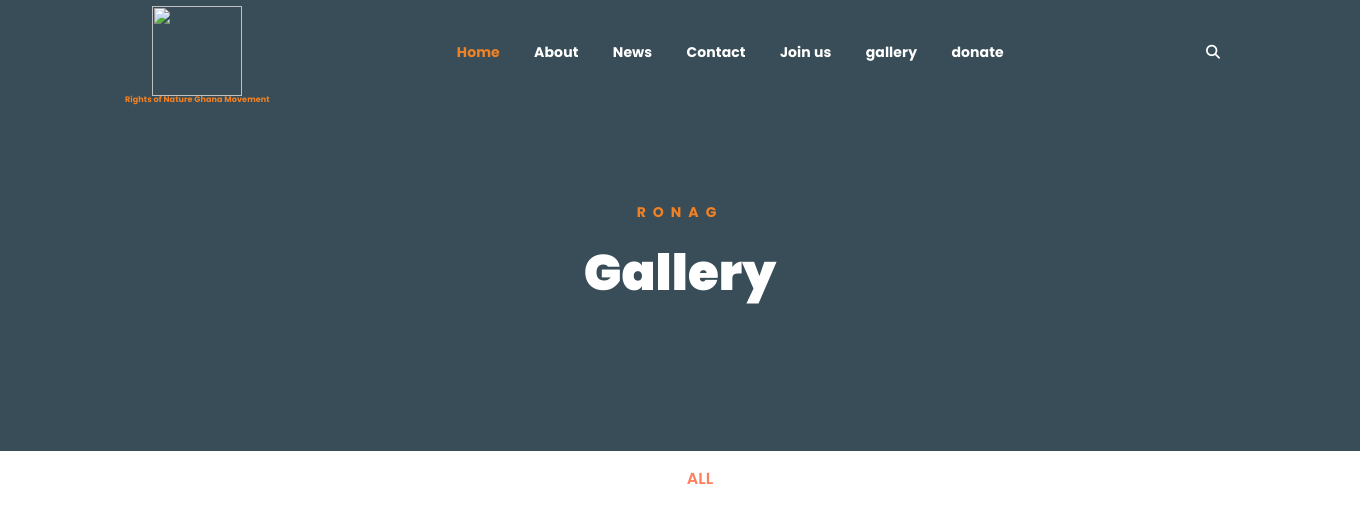
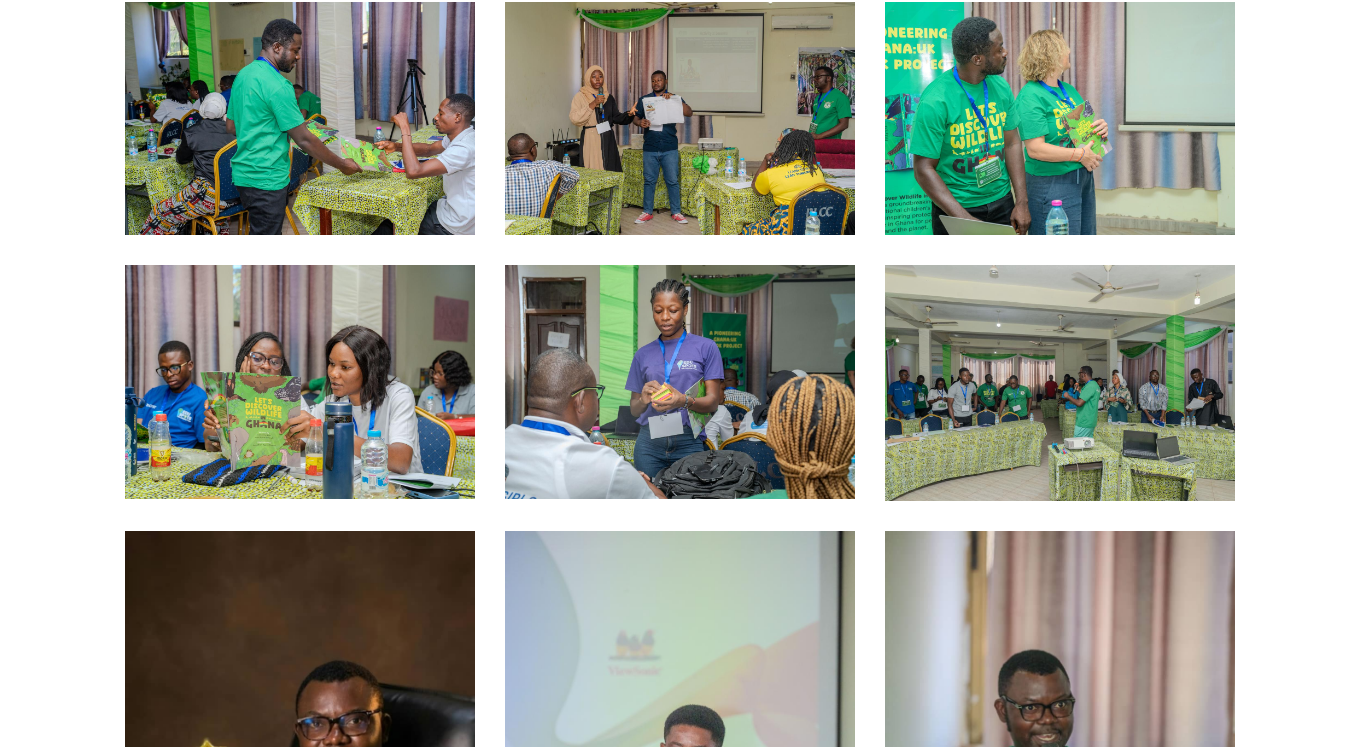
The page /gallery (upper part) on the database as committed earlier (2 pictures, top to bottom).
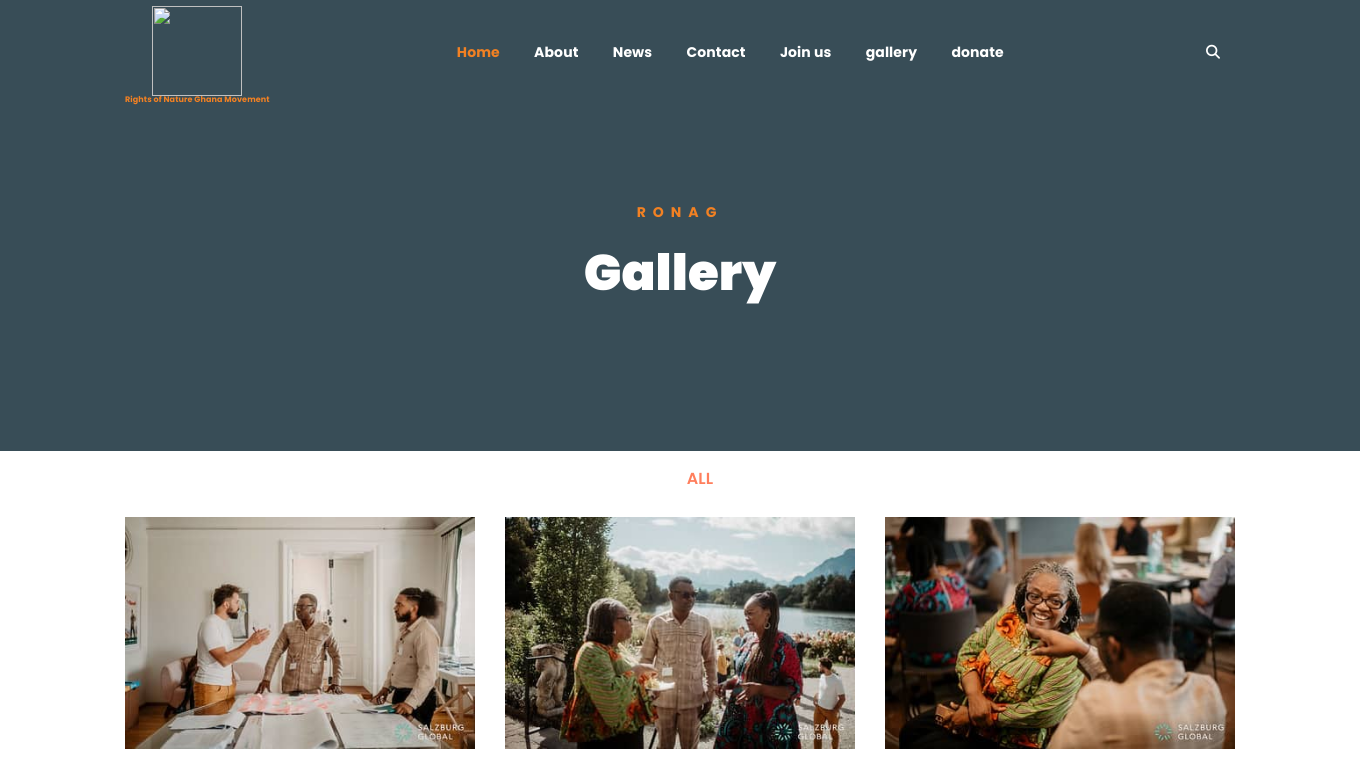
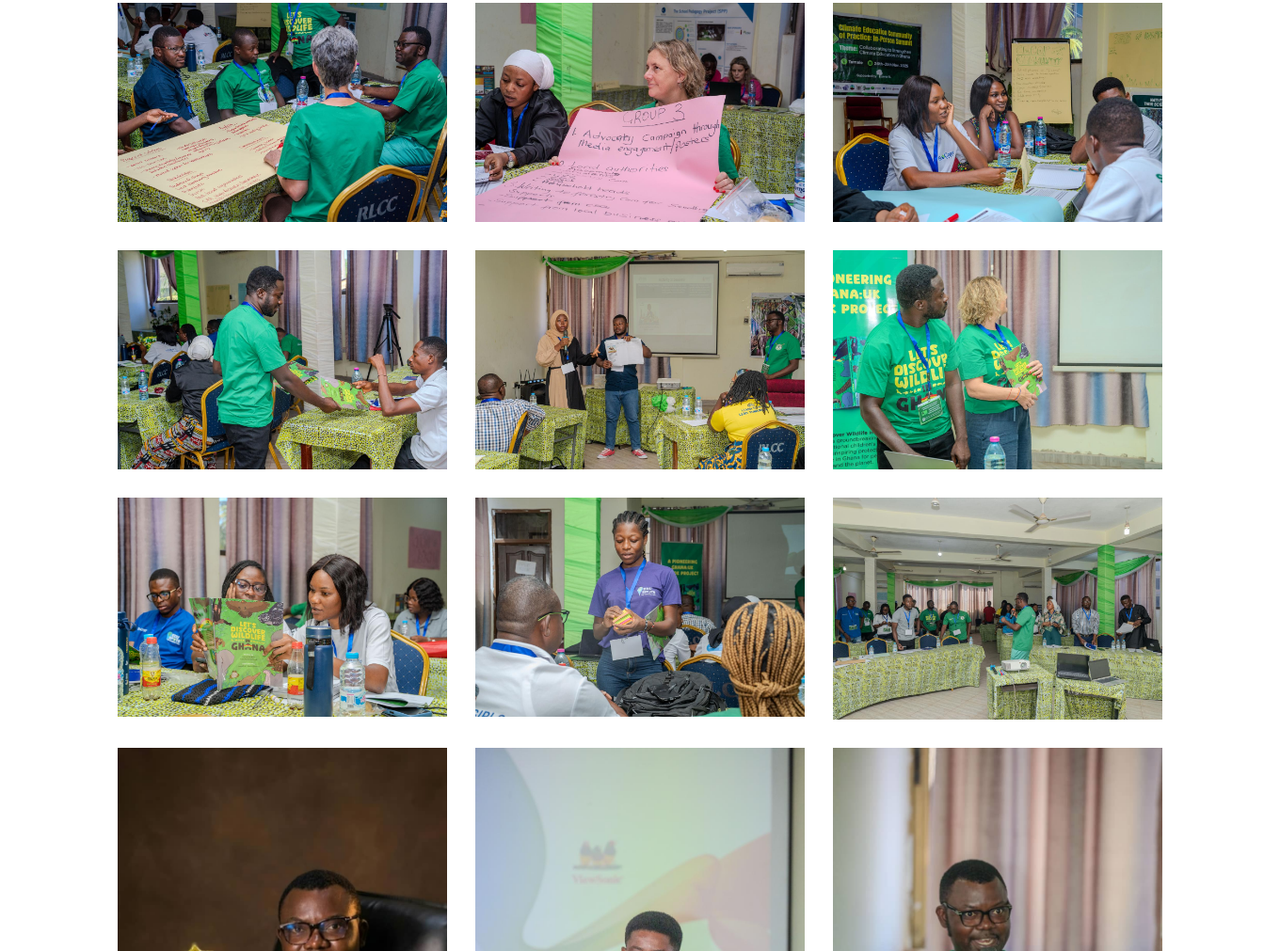
The same page on the database as committed later (2 pictures, top to bottom).
### ronagapp/models.py (models this page shows)
class Gallery(models.Model):
    name = models.ForeignKey(ImageGroup, on_delete=models.SET_NULL, null=True, blank=True)
    image = models.ImageField(null = True, blank = True)
    @property
    def imageURL(self):
        try:
            url = self.image.url
        except:
            url = " "
        return url

### ronagapp/views.py (the view)
# urls.py: path("gallery", views.gallery, name="gallery"),
def gallery(request):
    image = Gallery.objects.all()
    image_group = ImageGroup.objects.all()
    context = {"images":list(reversed(image)), "image_groups":image_group}
    return render(request, "gallery.html", context)

### ronagapp/models.py (called while the page is built)
    def __str__(self):
        return self.name

### templates/gallery.html (shortened to what this page needs)
{% extends 'main.html' %}
{% load static %}
{% block content %}
<link href="{% static 'assets/css/gallery.css' %}" rel="stylesheet">
	<div class="breadcrumb-section breadcrumb-bg-gallery">
		<div class="container">
			<div class="row">
				<div class="col-lg-8 offset-lg-2 text-center">
					<div class="breadcrumb-text">
						<p>RoNAG</p>
						<h1>Gallery</h1>
					</div>
				</div>
			</div>
		</div>
	</div>
  <link href="{% static 'gallery.css' %}" rel="stylesheet">
    <section id="portfolio" class="portfolio">
      <div class="container">
        <div class="section-title">
        <ul id="portfolio-flters" class="d-flex justify-content-center fas">
          <li data-filter="*" class="filter-active">All</li>
        </ul>
        <div class="row portfolio-container">
          {% for image in images %}
            <div class="col-lg-4 col-md-6 portfolio-item filter-{{image.name}}">
              <div class="portfolio-img"><img src={{image.imageURL}} id="image" class="img-fluid" alt=""></div>
            </div>
          {% endfor %}
        </div>
      </div>
    </section>
{% endblock content %}

Rows that differ between the two databases and show on the page:
added Gallery: imageURL (picture)
added Gallery: imageURL (picture)
added Gallery: imageURL (picture)
added Gallery: imageURL (picture)
added Gallery: imageURL (picture)
added Gallery: imageURL (picture)
